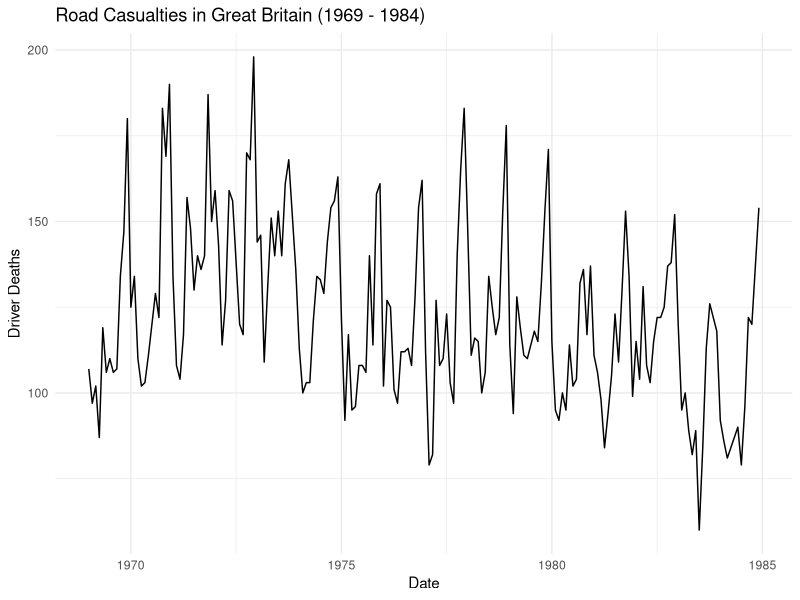
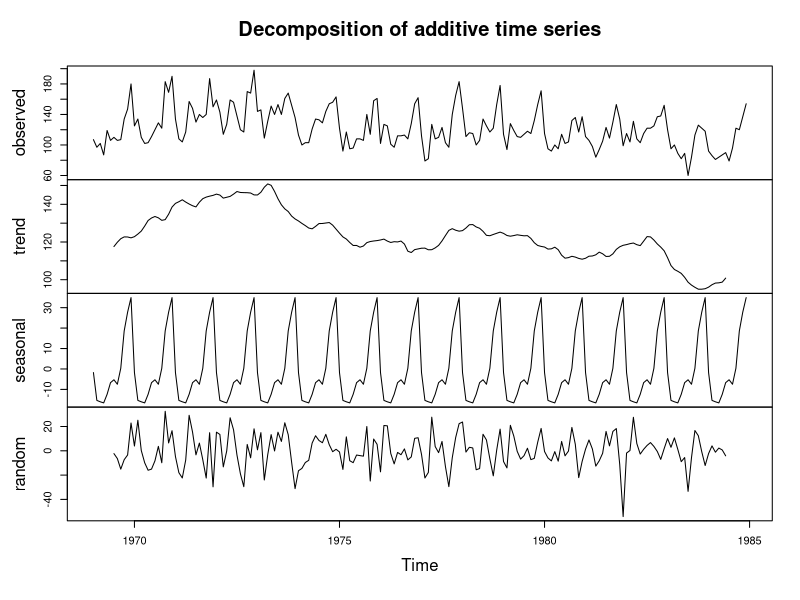
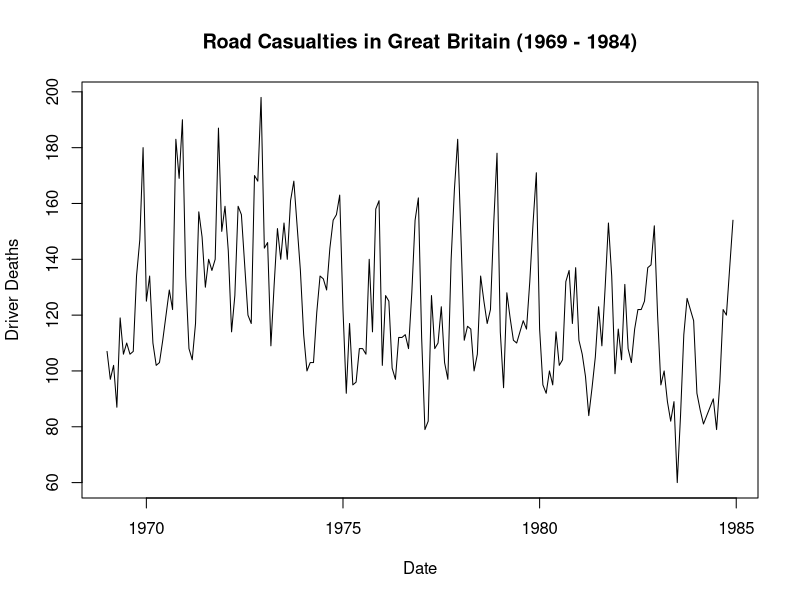
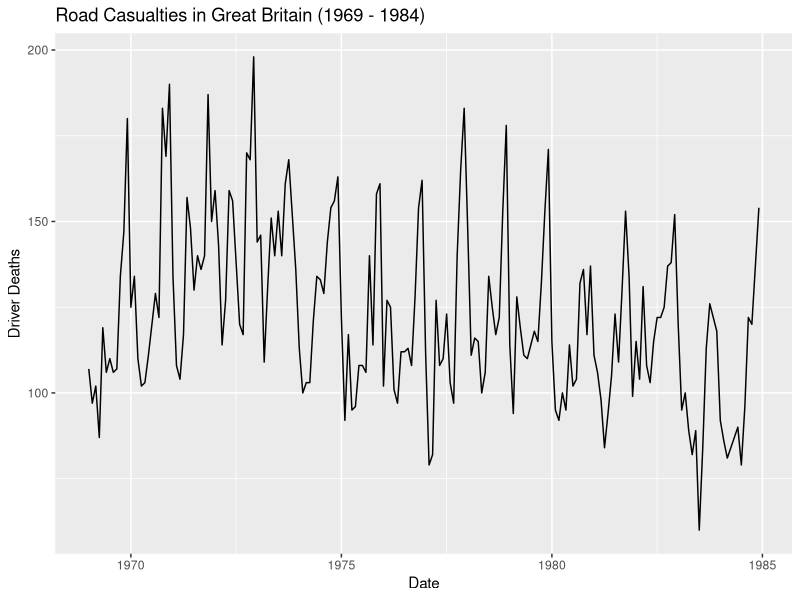
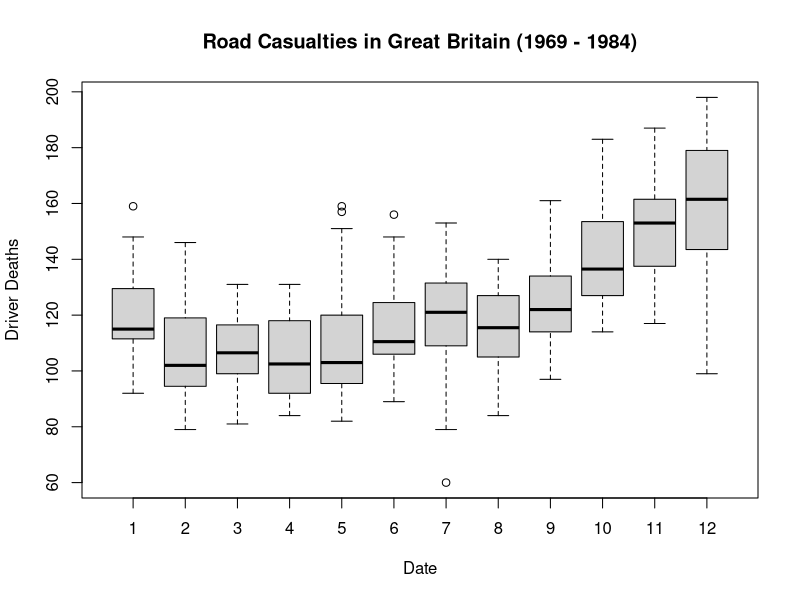
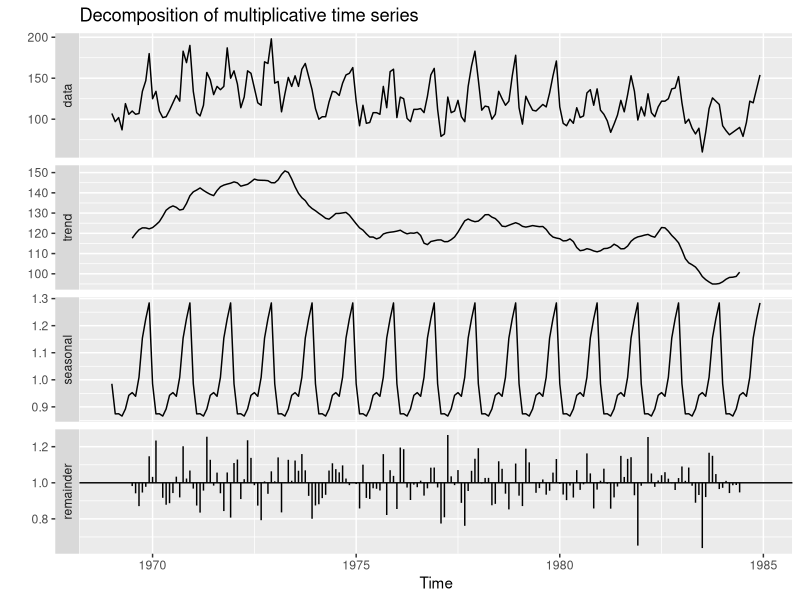
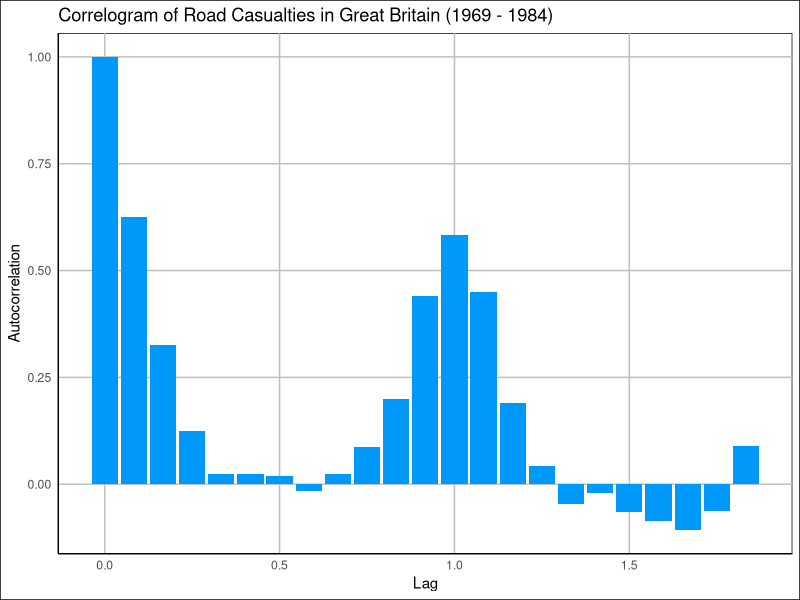
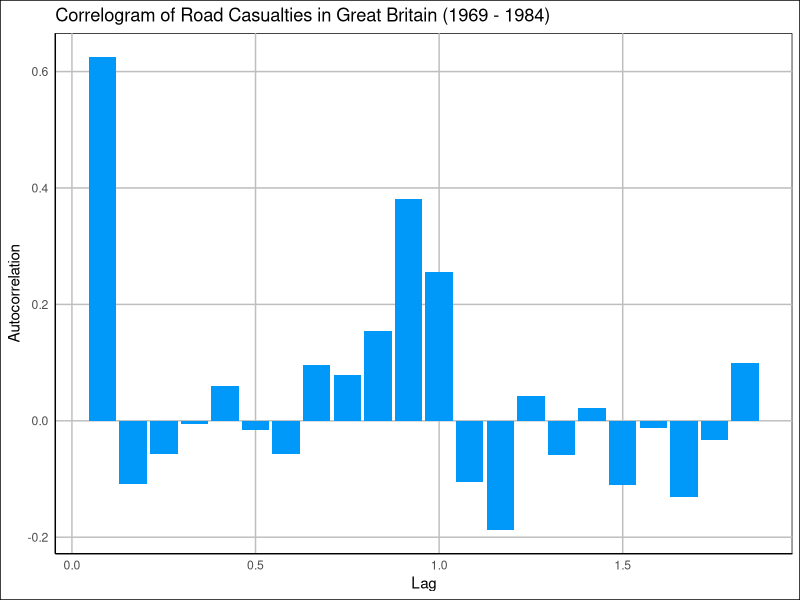

Generate these figures, in order, with R:
## ---- chunk 1
knitr::opts_chunk$set(echo = TRUE)
## ---- chunk 2
library(ggplot2)
library(ggfortify) 
library(forecast) 
library(zoo)
library(dplyr)
library(readr)
library(tseries)
library(lmtest)
## ---- chunk 3

data(Seatbelts)
head(Seatbelts)
Seatbelts <- as.data.frame(Seatbelts)
Seatbelts
Seatbelts <- ts(Seatbelts, start = 1969, frequency=12)
SeatbeltsTS <- Seatbelts[,1]
frequency(SeatbeltsTS)
## ---- chunk 4
summary(SeatbeltsTS) 
mean(SeatbeltsTS) 
sd(SeatbeltsTS) 
min(SeatbeltsTS) 
max(SeatbeltsTS)
SeatbeltsTS
## ---- chunk 5
autoplot(SeatbeltsTS) + labs(x= "Date", y= "Driver Deaths", title="Road Casualties in Great Britain (1969 - 1984)") + theme_minimal()
## ---- chunk 6
decomposedres <- decompose(SeatbeltsTS)
plot(decomposedres)
## ---- chunk 7
data(Seatbelts)
Sb <- Seatbelts[,1]
class(Sb)
summary(Sb)
plot(Sb,xlab="Date", ylab = "Driver Deaths",main="Road Casualties in Great Britain (1969 - 1984)")
autoplot(Sb) + labs(x ="Date", y = "Driver Deaths", title="Road Casualties in Great Britain (1969 - 1984)") 
boxplot(Sb~cycle(Sb),xlab="Date", ylab = "Driver Deaths" ,main ="Road Casualties in Great Britain (1969 - 1984)")


decomposeTS <- decompose(Sb, "multiplicative")
autoplot(decomposeTS)
## ---- chunk 8
library(lmtest)
lm_model <- lm(Sb ~ 1)
dwtest(lm_model)
## ---- chunk 9
# Load necessary package if not already loaded
library(tseries)

# Perform Dickey-Fuller test
adf.test(Sb)
## ---- chunk 10
adf_result <- adf.test(Sb)

print(adf_result)
## ---- chunk 11
library(ggplot2)  # Load the ggplot2 package for plotting
library(stats)    # Load the stats package for acf function

# Calculate autocorrelation function (ACF)
acf_result <- acf(Sb, plot = FALSE)

# Extract lag and autocorrelation values
lags <- acf_result$lag
acf_values <- acf_result$acf

# Create data frame
acf_df <- data.frame(lag = lags, acf = acf_values)

# Plot ACF using ggplot2 with white background
p5<- ggplot(acf_df, aes(x = lag, y = acf)) +
  geom_bar(stat = "identity", fill = "#0099f9") +
  labs(title = "Correlogram of Road Casualties in Great Britain (1969 - 1984)",
       x = "Lag", y = "Autocorrelation") +
  theme_minimal() +
  theme(panel.background = element_rect(fill = "white"),
        plot.background = element_rect(fill = "white"),
        panel.grid.major = element_line(color = "gray"),
        panel.grid.minor = element_blank(),
        axis.line = element_line(color = "black"),
        text = element_text(color = "black"))
print(p5)
## ---- chunk 12

library(ggplot2)  # Load the ggplot2 package for plotting
library(stats)    # Load the stats package for acf function

# Calculate autocorrelation function (ACF)
pacf_result <- pacf(Sb, plot = FALSE)

# Extract lag and autocorrelation values
lags <- pacf_result$lag
pacf_values <- pacf_result$acf

# Create data frame
pacf_df <- data.frame(lag = lags, pacf = pacf_values)

# Plot ACF using ggplot2 with white background
p6<- ggplot(pacf_df, aes(x = lag, y = pacf)) +
  geom_bar(stat = "identity", fill = "#0099f9") +
  labs(title = "Correlogram of Road Casualties in Great Britain (1969 - 1984)",
       x = "Lag", y = "Autocorrelation") +
  theme_minimal() +
  theme(panel.background = element_rect(fill = "white"),
        plot.background = element_rect(fill = "white"),
        panel.grid.major = element_line(color = "gray"),
        panel.grid.minor = element_blank(),
        axis.line = element_line(color = "black"),
        text = element_text(color = "black"))
print(p6)
## ---- chunk 13
# Load necessary packages
library(forecast)

# Define the time series data
# Replace 'AP' with your actual time series data
ts_data <- Sb

# Define the maximum values for p, d, and q
max_p <- 3  # Maximum value for AR order
max_d <- 1  # Maximum value for differencing
max_q <- 3  # Maximum value for MA order

# Initialize matrices to store AIC, BIC, FPE, and HQ values
AIC_matrix <- matrix(NA, nrow = max_p, ncol = max_q)
BIC_matrix <- matrix(NA, nrow = max_p, ncol = max_q)
FPE_matrix <- matrix(NA, nrow = max_p, ncol = max_q)
HQ_matrix <- matrix(NA, nrow = max_p, ncol = max_q)

# Loop through different combinations of p, d, and q parameters
for (p in 1:max_p) {
  for (q in 1:max_q) {
    for (d in 0:max_d) {
      # Skip combinations that result in non-invertible models
      if (p + d + q > 0) {
        tryCatch({
          # Fit ARIMA model for the current combination of p, d, and q
          arima_model <- arima(ts_data, order = c(p, d, q))
          
          # Compute AIC, BIC, FPE, and HQ criteria
          AIC_matrix[p, q] <- AIC(arima_model)
          BIC_matrix[p, q] <- BIC(arima_model)
          FPE_matrix[p, q] <- logLik(arima_model) * (-2 / length(ts_data))
          HQ_matrix[p, q] <- log(length(ts_data)) * (p + q + 1) - 2 * logLik(arima_model)
        }, error = function(e) {
          next
        })
      }
    }
  }
}

# Find the optimal order based on each criterion
optimal_order_AIC <- which(AIC_matrix == min(AIC_matrix), arr.ind = TRUE)
optimal_order_BIC <- which(BIC_matrix == min(BIC_matrix), arr.ind = TRUE)
optimal_order_FPE <- which(FPE_matrix == min(FPE_matrix), arr.ind = TRUE)
optimal_order_HQ <- which(HQ_matrix == min(HQ_matrix), arr.ind = TRUE)

# Print the optimal orders
cat("Optimal Order (AIC):", optimal_order_AIC, "\n")
cat("Optimal Order (BIC):", optimal_order_BIC, "\n")
cat("Optimal Order (FPE):", optimal_order_FPE, "\n")
cat("Optimal Order (HQ):", optimal_order_HQ, "\n")
## ---- chunk 14
# Load the forecast package for ARIMA modeling
library(forecast)

# Fit automatic ARIMA model
auto_arima_model <- auto.arima(Sb)

# Print model summary
print(summary(auto_arima_model))

## ---- chunk 15
# Perform Augmented Dickey-Fuller test for residuals
adf.test(residuals(auto_arima_model))
## ---- chunk 16
# Plot Autocorrelation Function (ACF) of residuals
acf(residuals(auto_arima_model))

# Plot Partial Autocorrelation Function (PACF) of residuals
pacf(residuals(auto_arima_model))
## ---- chunk 17
p6<-tsdiag(auto_arima_model)

print(p6)
## ---- chunk 18
# Perform Shapiro-Wilk test for normality of residuals
shapiro.test(residuals(auto_arima_model))
## ---- chunk 19
# Perform Kolmogorov-Smirnov test for normality of residuals
ks.test(residuals(auto_arima_model), "pnorm", mean = mean(residuals(auto_arima_model)), sd = sd(residuals(auto_arima_model)))
## ---- chunk 20
# Histogram of residuals
hist(residuals(auto_arima_model), main = "Histogram of Residuals")

# Q-Q plot of residuals
qqnorm(residuals(auto_arima_model))
qqline(residuals(auto_arima_model))
## ---- chunk 21
# Box-plot of residuals
boxplot(resid(auto_arima_model), main = "Boxplot of Residuals")
## ---- chunk 22
# Load necessary package
library(stats)

# Perform Ljung-Box test for autocorrelation of residuals
Box.test(residuals(auto_arima_model), lag = 3)
## ---- chunk 23
Arimaforecast <- forecast(auto_arima_model, h=12)
plot(Arimaforecast)
p6<-autoplot(Arimaforecast)

forecastSb <- forecast(auto_arima_model, level = c(95), h = 36)
p7<-autoplot(forecastSb)
print(p7)
